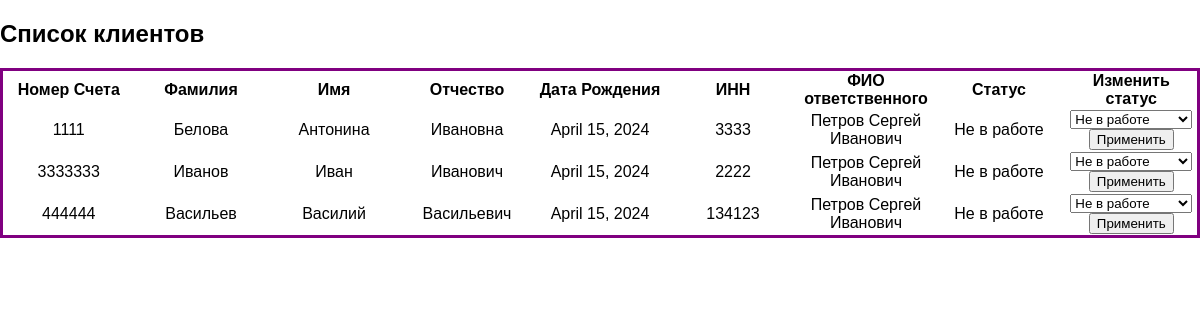
Screenshot of /client_list/ (signed in) with the database file from the repository.
### task/models.py (models this page shows, shortened)
class Client(models.Model):
    acc_num = models.CharField(max_length=128)
    fam = models.CharField(max_length=128)
    name = models.CharField(max_length=128)
    otc = models.CharField(max_length=128,)
    birth_date = models.DateField()
    inn = models.IntegerField()
    respons = models.ForeignKey(User, on_delete=models.CASCADE, related_name='clients')
    STAT_CHOICES = (
        ('Не в работе', 'Не в работе'),
        ('В работе', 'В работе'),
        ('Отказ', 'Отказ'),
        ('Сделка закрыта', 'Сделка закрыта'),
    )
    status = models.CharField(max_length=20, choices=STAT_CHOICES, default='Не в работе')

class UserProfile(models.Model):
    user = models.OneToOneField(User, on_delete=models.CASCADE)
    first_name = models.CharField(max_length=128, default='Иванов')
    last_name = models.CharField(max_length=128, default='Иван')
    middle_name = models.CharField(max_length=128, default='Иванович')

### task/views.py (the view)
# urls.py: path('client_list/', client_list, name='client_list'),
def client_list(request):
    if request.user.is_authenticated:
        clients = Client.objects.filter(respons=request.user)
        return render(request, 'client_list.html', {'clients': clients})
    else:
        return redirect('login')

### task/templates/client_list.html (shortened to what this page needs)
{% extends 'base.html' %}
{% block content %}
    <h2>Список клиентов</h2>
    <table>
        <thead>
            <tr>
                <th>Номер Счета</th>
                <th>Фамилия</th>
                <th>Имя</th>
                <th>Отчество</th>
                <th>Дата Рождения</th>
                <th>ИНН</th>
                <th>ФИО ответственного</th>
                <th>Статус</th>
                <th>Изменить статус</th>
            </tr>
        </thead>
        <tbody>
            {% for client in clients %}
            <tr>
                <td>{{ client.acc_num }}</td>
                <td>{{ client.fam }}</td>
                <td>{{ client.name }}</td>
                <td>{{ client.otc }}</td>
                <td>{{ client.birth_date }}</td>
                <td>{{ client.inn }}</td>
                <td>{{ client.respons.userprofile.first_name }} {{ client.respons.userprofile.last_name }} {{ client.respons.userprofile.middle_name }}</td>
                <td>{{ client.status }}</td>
                <td>
                    <form method="post" action="{% url 'change_status' client.id %}">
                        <select name="status">
                            <option value="Не в работе">Не в работе</option>
                        </select>
                        <button type="submit">Применить</button>
                    </form>
                </td>
            </tr>
            {% endfor %}
        </tbody>
    </table>
{% endblock %}

### task/static/css/styles.css (style rules this page uses)
html, body { font-family: 'Arial'; margin: 0; padding: 0; height: 100%; width: auto; }
table { table-layout: fixed; text-align: center; width: 100%; border-collapse: collapse; border: 3px solid purple; }

### rows the page displays
Client: acc_num "1111", fam "Белова", name "Антонина", otc "Ивановна", birth_date "April 15, 2024", inn "3333", respons.userprofile.first_name "Петров", respons.userprofile.last_name "Сергей", respons.userprofile.middle_name "Иванович", status "Не в работе"
Client: acc_num "3333333", fam "Иванов", name "Иван", otc "Иванович", birth_date "April 15, 2024", inn "2222", respons.userprofile.first_name "Петров", respons.userprofile.last_name "Сергей", respons.userprofile.middle_name "Иванович", status "Не в работе"
Client: acc_num "444444", fam "Васильев", name "Василий", otc "Васильевич", birth_date "April 15, 2024", inn "134123", respons.userprofile.first_name "Петров", respons.userprofile.last_name "Сергей", respons.userprofile.middle_name "Иванович", status "Не в работе"
